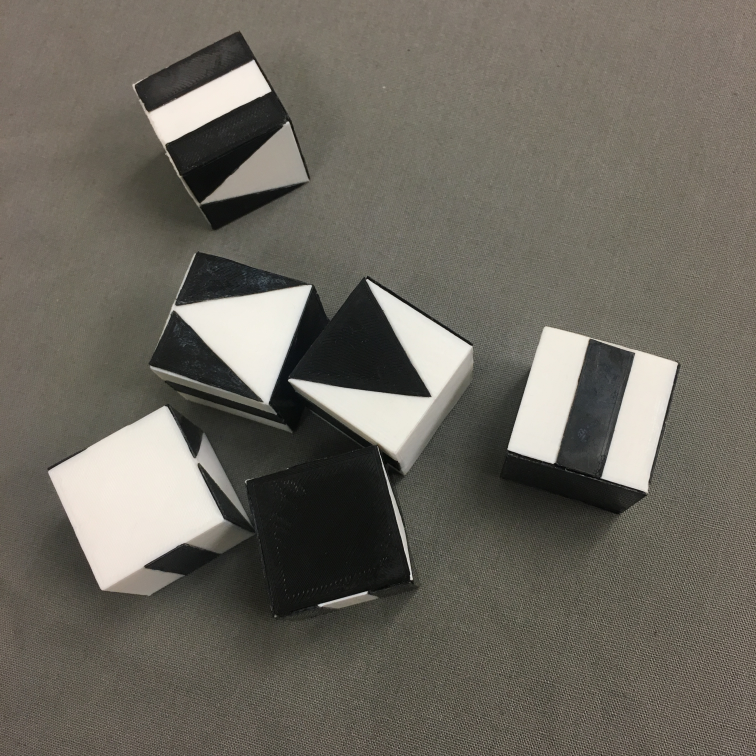
#> input picture cube7.JPG, 3024 x 3024 px (shown at 1/4 size)
$ python img_processing.py
#> lines starting #> are read from the running program, lines starting #| are printed output that depends on the picture; after the words box and inside, x2 and y2 are one past the last pixel; in counts of white or black regions, pixels touching at a corner belong together
import cv2, sys
import numpy as np
#import matplotlib.pyplot as plt
#import matplotlib.cm as cm
#from random import *
#
img1 = cv2.imread('cube7.JPG') #cube5 is specitial with highlight
#> img1 is the input picture: shape (3024, 3024, 3); mean B, G, R 94.3, 103.4, 107.6
img2 = cv2.imread('cube8.JPG')
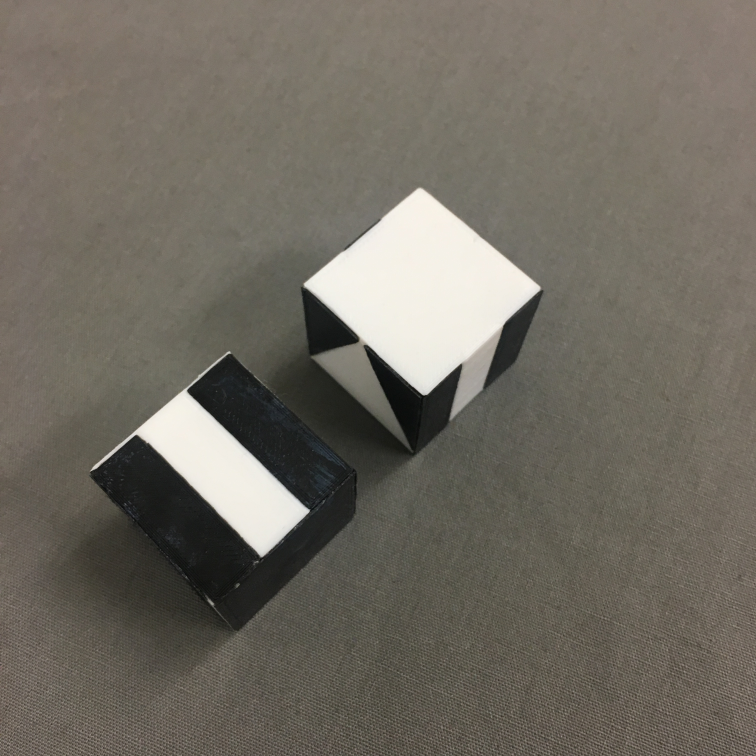
#> input picture cube8.JPG, 3024 x 3024 px (shown at 1/4 size)
#> img2 is the input picture: shape (3024, 3024, 3); mean B, G, R 97.5, 107.1, 112.2
img3 = cv2.imread('cube9.JPG')
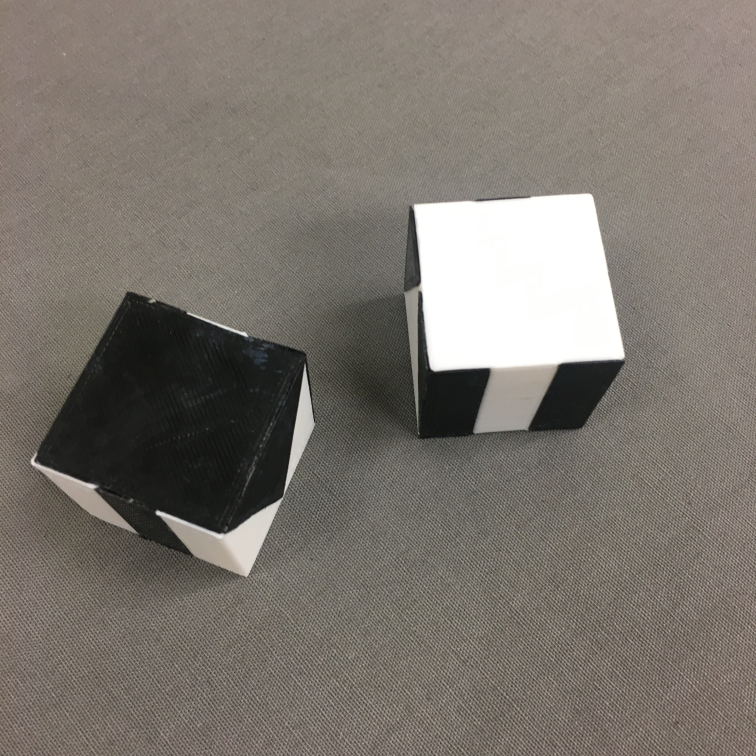
#> input picture cube9.JPG, 3024 x 3024 px (shown at 1/4 size)
#> img3 is the input picture: shape (3024, 3024, 3); mean B, G, R 110.2, 117.7, 123.9

img1_resize = cv2.resize(img1,(600,600))
img2_resize = cv2.resize(img2,(600,600))
img3_resize = cv2.resize(img3,(600,600))

gray1 = cv2.cvtColor(img1_resize,cv2.COLOR_BGR2GRAY)
gray2 = cv2.cvtColor(img2_resize,cv2.COLOR_BGR2GRAY)
gray3 = cv2.cvtColor(img3_resize,cv2.COLOR_BGR2GRAY)

#equ = cv2.equalizeHist(gray1)
clahe = cv2.createCLAHE(clipLimit=1.8, tileGridSize=(3,3))
cl1 = clahe.apply(gray1)
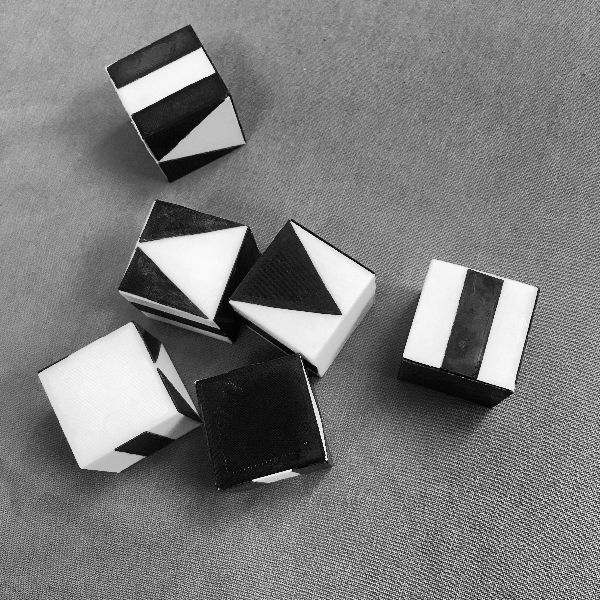
#> cl1: shape (600, 600); min 1, max 251, mean 123.5

cl2 = clahe.apply(gray2)
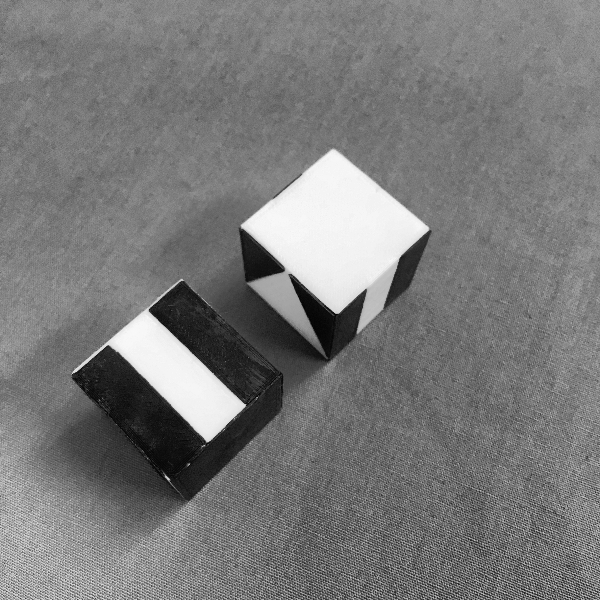
#> cl2: shape (600, 600); min 3, max 249, mean 121.5

cl3 = clahe.apply(gray3)
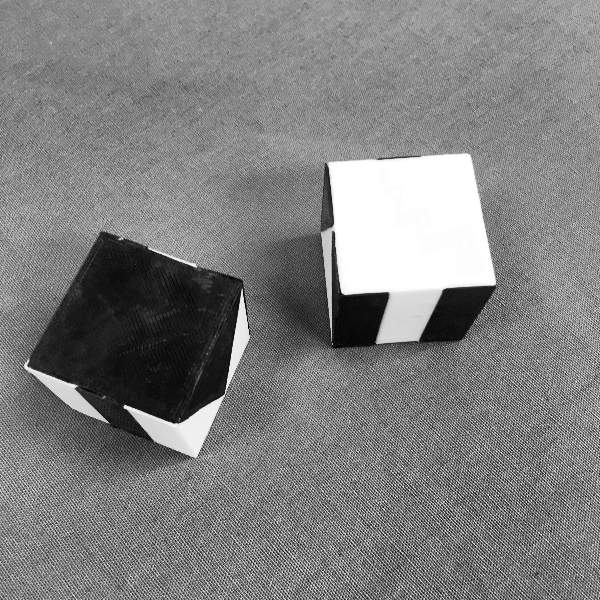
#> cl3: shape (600, 600); min 3, max 255, mean 128.1

blur1 = cv2.blur(gray1,(5,5))
blur2 = cv2.blur(gray2,(5,5))
blur3 = cv2.blur(gray3,(5,5))

ret1,mask1 = cv2.threshold(blur1,220,255,cv2.THRESH_BINARY_INV)
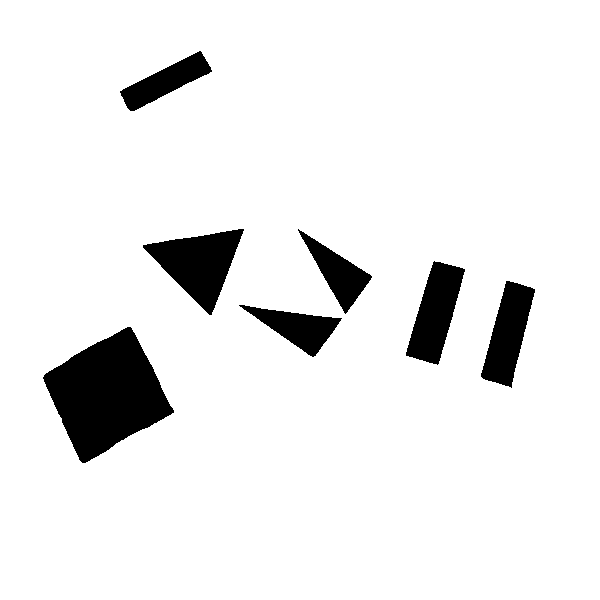
#> mask1: shape (600, 600); 92.4% white; 7 black regions, largest, box (x1, y1, x2, y2) and area: (43, 327, 174, 463) 10151, (143, 229, 244, 315) 4290, (406, 261, 465, 365) 3364
ret2,mask2 = cv2.threshold(blur2,220,255,cv2.THRESH_BINARY_INV)
#> mask2: shape (600, 600); 94.1% white; 2 black regions, box (x1, y1, x2, y2) and area: (244, 151, 426, 309) 14815, (110, 313, 241, 437) 6279
ret3,mask3 = cv2.threshold(blur3,220,255,cv2.THRESH_BINARY_INV)
#> mask3: shape (600, 600); 94.7% white; 1 black region, box (x1, y1, x2, y2) and area: (330, 155, 494, 293) 19058

C_img1 = cv2.Canny(mask1,300,300)
#> C_img1: shape (600, 600); 0.54% white in thin lines or dots, all inside (x1, y1, x2, y2) = (43, 51, 535, 463)
C_img2 = cv2.Canny(mask2,300,300)
#> C_img2: shape (600, 600); 0.31% white in thin lines or dots, all inside (x1, y1, x2, y2) = (110, 151, 426, 437)
C_img3 = cv2.Canny(mask3,300,300)
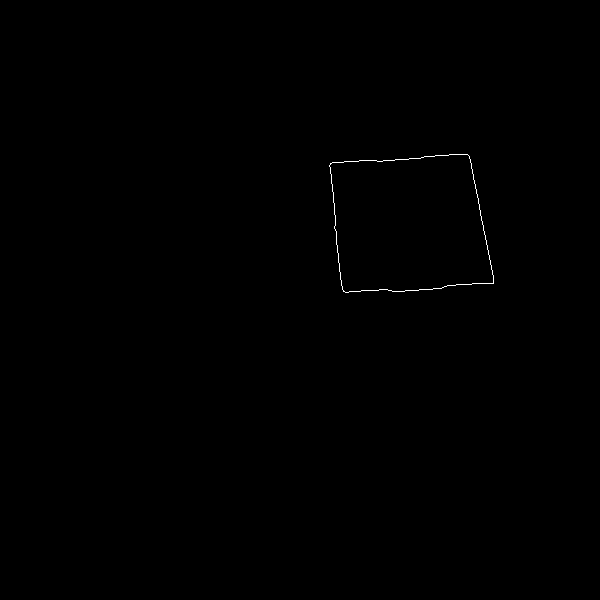
#> C_img3: shape (600, 600); 0.15% white in thin lines or dots, all inside (x1, y1, x2, y2) = (329, 154, 494, 293)
# [8 lines of commented-out code are left out]

cv2.imshow('img1',img1_resize)
cv2.imshow('contrast_img1',mask1)
#cv2.imshow('msk_img1',mask12)
#cv2.imshow('Canny_img1',C_img1)
#cv2.imshow('corner',corner)
cv2.imshow('img2',img2_resize)
cv2.imshow('contrast_img2',mask2)
#cv2.imshow('pro_img5',mask5)
#cv2.imshow('C_img2',C_img2)

cv2.imshow('img3',img3_resize)
cv2.imshow('contrast_img3',mask3)
#cv2.imshow('pro_img6',mask6)
#cv2.imshow('C_img3',C_img3)

if cv2.waitKey(0) & 0xFF == ord('q'):
#> (key q is pressed here)
	sys.exit()
#> (the program exits here)
